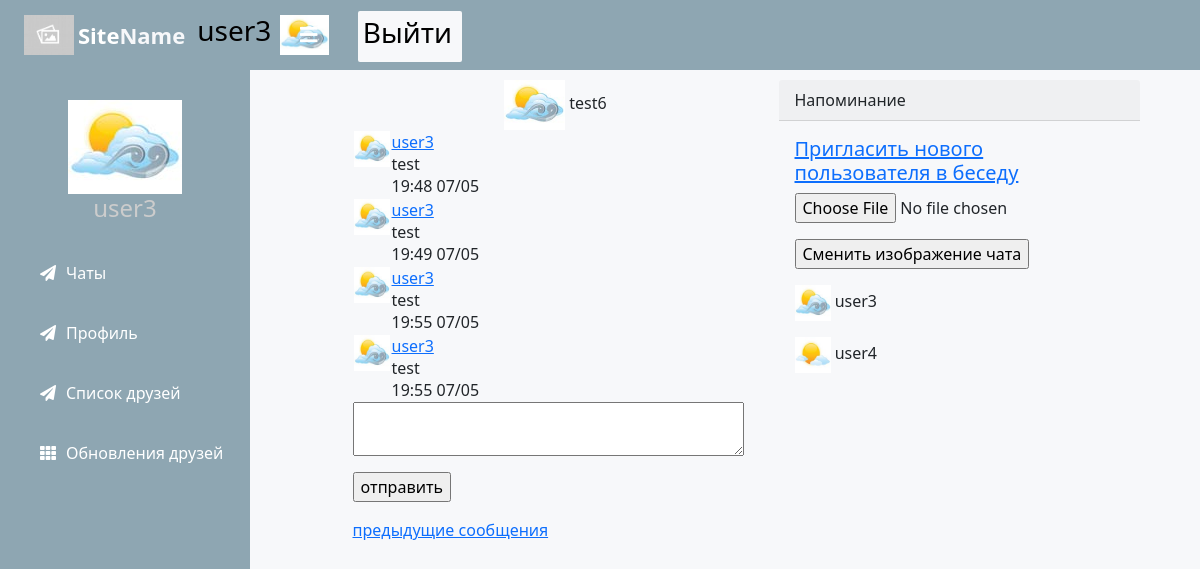
The page /chat/11 (signed in) on the database its author committed.
### app/models.py (models this page shows, shortened)
class User(UserMixin, db.Model):
    id = db.Column(db.Integer, primary_key=True)
    username = db.Column(db.String(64), index=True, unique=True)
    email = db.Column(db.String(120), index=True, unique=True)
    password_hash = db.Column(db.String(128))
    posts = db.relationship('Post', backref='author', lazy='dynamic')
    invitations = db.relationship('Invitation', backref='user', lazy='dynamic')
    about_me = db.Column(db.String(140))
    last_seen = db.Column(db.DateTime, default=datetime.now(pytz.timezone('Europe/Moscow')))
    followed = db.relationship(
        'User', secondary=followers,
        primaryjoin=(followers.c.follower_id == id),
        secondaryjoin=(followers.c.followed_id == id),
        backref=db.backref('followers', lazy='dynamic'), lazy='dynamic')
    image = db.Column(db.BLOB, default=None)
    news = db.relationship('News', backref='author', lazy='dynamic')
    liked_news = db.relationship('User', secondary=user_news, backref='liked_users')
    def get_image(self):
        if self.image is not None:
            return b64encode(self.image).decode('UTF-8')

class Chat(db.Model):
    id = db.Column(db.Integer, primary_key=True)
    name = db.Column(db.String(64), index=True)
    users = db.relationship('User', secondary=user_chats, backref='chats')
    posts = db.relationship('Post', backref='chat', lazy='dynamic')
    invitations = db.relationship('Invitation', backref='chat', lazy='dynamic')
    image = db.Column(db.BLOB, default=None)
    def get_image(self):
        if self.image is not None:
            return b64encode(self.image).decode('UTF-8')

class Post(db.Model):
    id = db.Column(db.Integer, primary_key=True)
    body = db.Column(db.String(140))
    timestamp = db.Column(db.DateTime, index=True, default=datetime.now(pytz.timezone('Europe/Moscow')))
    user_id = db.Column(db.Integer, db.ForeignKey('user.id'))
    chat_id = db.Column(db.Integer, db.ForeignKey('chat.id'))
    news_id = db.Column(db.Integer, db.ForeignKey('news.id'))

### app/routes.py (the view)
@app.route('/chat/<chat_id>', methods=['GET', 'POST'])
@login_required
def chat(chat_id):
    chat = Chat.query.filter_by(id=chat_id).first()
    page = request.args.get('page', len(list(chat.posts)) // app.config['MESSAGES_PER_PAGE'] + 1, type=int)
    posts = chat.posts.paginate(page, app.config['MESSAGES_PER_PAGE'], False)
    next_url = url_for('chat', chat_id=chat_id, page=posts.next_num) \
        if posts.has_next else None
    prev_url = url_for('chat', chat_id=chat_id, page=posts.prev_num) \
        if posts.has_prev else None
    return render_template("chat.html", title='Home Page', chat=chat,
                           posts=posts.items, next_url=next_url,
                           prev_url=prev_url)

### app/models.py (called while the page is built)
@login.user_loader
def load_user(id):
    return User.query.get(int(id))

### app/routes.py (called while the page is built)
@app.before_request
def before_request():
    if current_user.is_authenticated:
        current_user.last_seen = datetime.now(pytz.timezone('Europe/Moscow'))
        db.session.commit()

### app/templates/chat.html (shortened to what this page needs)
{% extends "base.html" %}
{% block content %}
    <div class='main-part'>
        <link rel="stylesheet" href="../static/messages.css" type="text/css"/>
        <div class="chat-inf">
            <div class="chat-image">
                {% if chat.name.find('none') == -1 %}
                 {% if chat.get_image() == None %}
                     <img src="../static/empty.jpg">
                 {% else %}
                     <img>
                 {% endif %}
                 <label>{{ chat.name }}</label>
             {% endif %}
            </div>
        </div>
        <div class="chat-message">
            {% for post in posts %}
                {% if current_user==post.author %}
                    <div class="current-user">
                        <table>
                            <tr valign="top">
                                <td>
                                    {% if post.author.get_image() == None %}
                                <img src="../static/empty.jpg" width="36" height="36">
                            {% else %}
                                <img width="36" height="36">
                            {% endif %}
                                </td>
                                <td>
                                    <a href="{{ url_for('user', username=post.author.username) }}" {{ post.author.username }}
                                    >
                                        {{ post.author.username }} </a>
                                    <br>{{ post.body }}
                                    <br>{{ post.timestamp.strftime('%H:%M %d/%m') }}
                                </td>
                            </tr>
                        </table>
                    </div>
                {% endif %}
            {% endfor %}
            <form action="{{ url_for('message', chat_id=chat.id) }}" method="POST" enctype="multipart/form-data">
                <p><label>
                    <textarea cols="40" name="text"></textarea>
                </label></p>
                    <p><input type="submit" value="отправить"></p>
            </form>
            {% if prev_url %}
                <a href="{{ prev_url }}">предыдущие сообщения</a>
            {% endif %}
        </div>
    </div>
    <div class="invite-block">
        <div class="card-header">Напоминание</div>
        <div class="card-body">
            {% if chat.name.find('none') == -1 %}
                <h5 class="card-title"><a href="{{ url_for('invite_user', chat_id=chat.id) }}">Пригласить нового пользователя в беседу</a></h5>
                <form action="{{ url_for('upload_chat_image', chat_id=chat.id) }}" method="POST" enctype="multipart/form-data">
                    <p><input type="file" name="file"></p>
                    <p><input type="submit" value="Сменить изображение чата"></p>
                </form>
            {% endif %}
            {% for user in chat.users %}
                <div class="not-block">
                    <p>
                        {% if user.get_image() == None %}
                        <img src="../static/empty.jpg" width="36" height="36">
                    {% else %}
                        <img width="36" height="36">
                    {% endif %}
                    {{ user.username }}
                    </p>
                </div>
            {% endfor %}
        </div>
    </div>
{% endblock %}

### app/templates/base.html (shortened to what this page needs)
<html>
<head>
    <link href="https://cdn.jsdelivr.net/npm/bootstrap@5.0.0-beta3/dist/css/bootstrap.min.css" rel="stylesheet"
>
    <link rel="stylesheet" href="../static/autorization.css" type="text/css"/>
    <link rel="stylesheet" href="../static/common.css" type="text/css"/>
    <link rel="stylesheet" href="../static/messages.css" type="text/css"/>
    <link rel="stylesheet" href="../static/friends.css" type="text/css"/>
    <link rel="stylesheet" href="../static/profile.css" type="text/css"/>
    <link rel="stylesheet" href="../static/menu.css" type="text/css"/>
    <link rel="stylesheet" href="../static/news.css" type="text/css"/>
    <link rel="stylesheet" href="../static/menu.css">
    <link rel="stylesheet" href="https://cdnjs.cloudflare.com/ajax/libs/font-awesome/5.12.1/css/all.min.css">
</head>
<body>
    <header>
        <label for="check">
            <i class="fas fa-bars" id="sidebar_btn"></i>
        </label>
            <div class="name-logo">
                <div>
                    <img src="../static/empty.jpg"/>
                </div>
            <div class="left_area">
                <h3>Site<span>Name</span></h3>
            </div>
            <div class="right_area">
                {% if current_user.is_authenticated %}
                    <div class="user-information"
                         onclick="location.href='{{ url_for('user', username=current_user.username) }}';">
                        <div>
                            <h3>{{ current_user.username }}</h3>
                        </div>
                        <div>
                            {% if current_user.get_image() == None %}
                                <img src="../static/empty.jpg">
                            {% else %}
                                <img>
                            {% endif %}
                        </div>
                        <div>
                            {% if current_user.is_anonymous %}
                                <a href="{{ url_for('login') }}" class="logout_btn"><h3>Войти</h3></a>
                            {% else %}
                                <a href="{{ url_for('logout') }}" class="logout_btn"><h3>Выйти</h3></a>
                            {% endif %}
                        </div>
                    </div>
                {% endif %}
            </div>
        </div>
    </header>
    <div class="sidebar">
        <div class="profile_info">
            {% if current_user.is_authenticated %}
                {% if current_user.get_image() == None %}
                    <img src="../static/empty.jpg">
                {% else %}
                    <img>
                {% endif %}
                <h4>{{ current_user.username }}</h4>
            {% endif %}
        </div>
        <a href="{{ url_for('index') }}"><i class="fas fa-paper-plane"></i><span>Чаты</span></a>
        {% if not current_user.is_anonymous %}
            <a href="{{ url_for('user', username=current_user.username) }}"><i
                class="fas fa-paper-plane"></i><span>Профиль</span></a>
        {% endif %}
        <a href="{{ url_for('list_of_friends') }}"><i class="fas fa-paper-plane"></i><span>Список друзей</span></a>
        <a href="{{ url_for('news') }}"><i class="fas fa-th"></i><span>Обновления друзей</span></a>
    </div>
    <div class="content">
        {% block content %}{% endblock %}
    </div>
</body>
</html>

### app/static/common.css (style rules this page uses)
body { padding: 0px; margin: 0px; background-color: #f7f8fa; }
.name-logo img { height: 40px; align-self: center; }
.name-logo h3 { align-self: center; }
.name-logo div { height: 100%; display: flex; padding-left: 4px; }
.name-logo { height: 100%; display: flex; }
.user-information img { height: 40px; align-self: center; }
.user-information div { height: 100%; display: flex; padding-left: 4px; }
.user-information { height: 100%; display: flex; }
.content { display: flex; padding-top: 10px; justify-content: center; }
.main-part { width: 50%; display: flex; align-items: center; flex-direction: column; margin-left: 10px; }

### app/static/messages.css (style rules this page uses)
.chat-inf { margin-left: 15px; }
.chat-image img { height: 50px; }
.invite-block { padding-left: 3px; width: 40%; }

### app/static/menu.css (style rules this page uses)
header { z-index: 1; position: fixed; background: #8ea6b2; padding: 20px; width: calc(100% - 0%); top: 0; height: 70px; }
.left_area h3 { color: #fff; margin: 0; font-size: 22px; font-weight: 900; }
.left_area span { color: #f7f8fa; }
.right_area h3 { color: #000; margin-right: 5; }
.logout_btn { padding: 5px; background: #f7f8fa; text-decoration: none; float: right; margin-top: 3px; margin-right: 50px; border-radius: 2px; font-size: 10px; font-weight: 600; color: #fff; transition: 0.5s; transition-property: background; }
.sidebar { z-index: 1; top: 0; background: #8ea6b2; margin-top: 70px; padding-top: 30px; position: fixed; left: 0; width: 250px; height: 100%; transition: 0.5s; transition-property: left; overflow-y: auto; }
.profile_info { display: flex; flex-direction: column; justify-content: center; align-items: center; }
.sidebar .profile_info h4 { color: #ccc; margin-top: 0; margin-bottom: 20px; }
.sidebar a { color: #fff; display: block; width: 100%; line-height: 60px; text-decoration: none; padding-left: 40px; box-sizing: border-box; transition: 0.5s; transition-property: background; }
.sidebar i { padding-right: 10px; }
label #sidebar_btn { z-index: 1; color: #fff; position: fixed; cursor: pointer; left: 300px; font-size: 20px; margin: 5px 0; transition: 0.5s; transition-property: color; }
.content { width:calc(100% - 250px); margin-top: 60px; padding: 20px; margin-left: 250px; background-position: center; background-size: cover; height: 100vh; transition: 0.5s; }

### app/templates/base.html (style rules this page uses)
.user-information a { align-self: center; cursor: pointer; text-decoration: none; color: black; margin-left: 25px; }

### rows shown on the page
User: username "user3"
Chat: name "test6"
Post: author.username "user3", body "test", timestamp "19:48 07/05"
Post: author.username "user3", body "test", timestamp "19:49 07/05"
Post: author.username "user3", body "test", timestamp "19:55 07/05"
Post: author.username "user3", body "test", timestamp "19:55 07/05"
User: username "user4"
